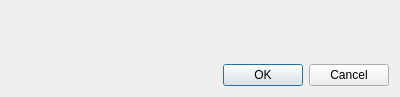
<?xml version="1.0" encoding="UTF-8"?>
<ui version="4.0">
 <class>LoadEnvironmentDialog</class>
 <widget class="QDialog" name="LoadEnvironmentDialog">
  <property name="geometry">
   <rect>
    <x>0</x>
    <y>0</y>
    <width>400</width>
    <height>97</height>
   </rect>
  </property>
  <property name="sizePolicy">
   <sizepolicy hsizetype="Expanding" vsizetype="Expanding">
    <horstretch>0</horstretch>
    <verstretch>0</verstretch>
   </sizepolicy>
  </property>
  <property name="windowTitle">
   <string>Load Environment</string>
  </property>
  <layout class="QVBoxLayout" name="verticalLayout">
   <item>
    <widget class="tesseract_gui::LoadEnvironmentWidget" name="load_widget" native="true">
     <property name="sizePolicy">
      <sizepolicy hsizetype="Expanding" vsizetype="Expanding">
       <horstretch>0</horstretch>
       <verstretch>0</verstretch>
      </sizepolicy>
     </property>
    </widget>
   </item>
   <item>
    <widget class="QDialogButtonBox" name="button_box">
     <property name="orientation">
      <enum>Qt::Horizontal</enum>
     </property>
     <property name="standardButtons">
      <set>QDialogButtonBox::Cancel|QDialogButtonBox::Ok</set>
     </property>
    </widget>
   </item>
  </layout>
 </widget>
 <customwidgets>
  <customwidget>
   <class>tesseract_gui::LoadEnvironmentWidget</class>
   <extends>QWidget</extends>
   <header>tesseract_qt/common/widgets/load_environment_widget.h</header>
   <container>1</container>
  </customwidget>
 </customwidgets>
 <resources/>
 <connections>
  <connection>
   <sender>button_box</sender>
   <signal>accepted()</signal>
   <receiver>LoadEnvironmentDialog</receiver>
   <slot>accept()</slot>
   <hints>
    <hint type="sourcelabel">
     <x>248</x>
     <y>254</y>
    </hint>
    <hint type="destinationlabel">
     <x>157</x>
     <y>274</y>
    </hint>
   </hints>
  </connection>
  <connection>
   <sender>button_box</sender>
   <signal>rejected()</signal>
   <receiver>LoadEnvironmentDialog</receiver>
   <slot>reject()</slot>
   <hints>
    <hint type="sourcelabel">
     <x>316</x>
     <y>260</y>
    </hint>
    <hint type="destinationlabel">
     <x>286</x>
     <y>274</y>
    </hint>
   </hints>
  </connection>
 </connections>
</ui>
